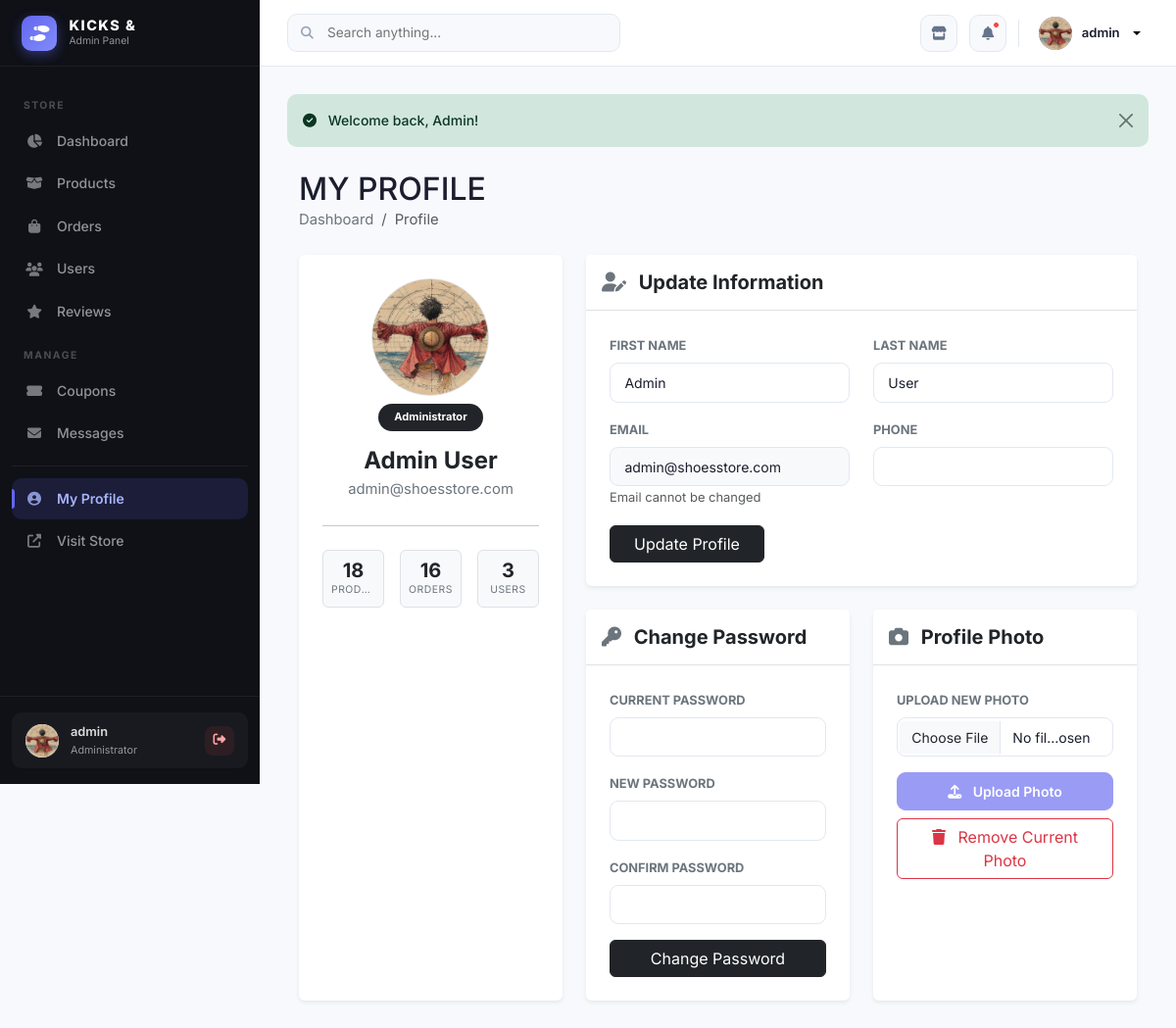
Screenshot of /admin/profile.php (signed in) with the database file from the repository.
### tables this page shows
CREATE TABLE `users` (
  `id` int(11) NOT NULL AUTO_INCREMENT,
  `email` varchar(255) NOT NULL,
  `password` varchar(255) NOT NULL,
  `first_name` varchar(100) DEFAULT NULL,
  `last_name` varchar(100) DEFAULT NULL,
  `phone` varchar(20) DEFAULT NULL,
  `address` text DEFAULT NULL,
  `profile_photo` varchar(255) DEFAULT NULL,
  `role` enum('customer','admin') DEFAULT 'customer',
  `is_active` tinyint(1) DEFAULT 0,
  `activation_token` varchar(100) DEFAULT NULL,
  `reset_token` varchar(100) DEFAULT NULL,
  `reset_token_expiry` datetime DEFAULT NULL,
  `created_at` timestamp NOT NULL DEFAULT current_timestamp(),
  `updated_at` timestamp NOT NULL DEFAULT current_timestamp() ON UPDATE current_timestamp(),
  PRIMARY KEY (`id`),
  UNIQUE KEY `email` (`email`),
  KEY `idx_email` (`email`),
  KEY `idx_role` (`role`),
  KEY `idx_activation` (`activation_token`),
  KEY `idx_reset` (`reset_token`)
);

### includes/db.php (called while the page is built, shortened)
<?php
class Database {
    private $pdo;
    private $stmt;
    public function __construct() {
        try {
            $dsn = "mysql:host=" . DB_HOST . ";dbname=" . DB_NAME . ";charset=utf8mb4";
            $options = [
                PDO::ATTR_ERRMODE => PDO::ERRMODE_EXCEPTION,
                PDO::ATTR_DEFAULT_FETCH_MODE => PDO::FETCH_ASSOC,
                PDO::ATTR_EMULATE_PREPARES => false,
            ];
            $this->pdo = new PDO($dsn, DB_USER, DB_PASS, $options);
        } catch (PDOException $e) {
            if (ENVIRONMENT === 'development') {
                die("Database connection failed: " . $e->getMessage());
            } else {
                die("Database connection failed. Please try again later.");
            }
        }
    }
    public function query($sql, $params = []) {
        try {
            $this->stmt = $this->pdo->prepare($sql);
            $this->stmt->execute($params);
            return $this->stmt;
        } catch (PDOException $e) {
            if (ENVIRONMENT === 'development') {
                throw new Exception("Query failed: " . $e->getMessage());
            } else {
                throw new Exception("Database operation failed.");
            }
        }
    }
    public function fetchOne($sql, $params = []) {
        $this->query($sql, $params);
        return $this->stmt->fetch();
    }
}

### includes/functions.php (called while the page is built, shortened)
<?php
function e($string) {
    return htmlspecialchars($string ?? '', ENT_QUOTES, 'UTF-8');
}

### admin/profile.php (the view, shortened to what this page needs)
<?php
require_once '../includes/auth.php';
require_once '../includes/db.php';
require_once '../includes/functions.php';
$db = new Database();
$admin = $db->fetchOne("SELECT * FROM users WHERE id = ?", [$_SESSION['user_id']]);
$total_products = $db->fetchOne("SELECT COUNT(*) as count FROM products WHERE is_active = 1")['count'] ?? 0;
$total_orders = $db->fetchOne("SELECT COUNT(*) as count FROM orders")['count'] ?? 0;
$total_users = $db->fetchOne("SELECT COUNT(*) as count FROM users WHERE role = 'customer'")['count'] ?? 0;
require_once 'includes/admin-header.php';
require_once 'includes/admin-sidebar.php';
?>
<div class="container-fluid my-4">
    <div class="row align-items-center mb-4">
        <div class="col">
            <h2 class="fw-black text-uppercase ls-1 mb-0">My Profile</h2>
            <nav aria-label="breadcrumb">
                <ol class="breadcrumb mb-0 small text-secondary">
                    <li class="breadcrumb-item"><a href="<?= BASE_URL ?>admin/" class="text-decoration-none text-secondary">Dashboard</a></li>
                    <li class="breadcrumb-item active">Profile</li>
                </ol>
            </nav>
        </div>
    </div>
    <div class="row">
        <div class="col-lg-4 mb-4">
            <div class="card border-0 shadow-sm h-100">
                <div class="card-body text-center p-4">
                    <div class="position-relative d-inline-block mb-3">
                        <?php if (!empty($admin['profile_photo'])): ?>
                            <img src="<?= BASE_URL ?>uploads/profiles/<?= $admin['profile_photo'] ?>"
                                 alt="Admin Photo"
                                 class="rounded-circle border"
                                 style="width: 120px; height: 120px; object-fit: cover;">
                        <?php endif; ?>
                        <div class="mt-2">
                             <span class="badge bg-dark rounded-pill px-3 py-2">Administrator</span>
                        </div>
                    </div>
                    <h4 class="fw-bold mb-1 text-truncate" title="<?= e($admin['first_name'] ?? 'Admin') ?> <?= e($admin['last_name'] ?? '') ?>">
                        <?= e($admin['first_name'] ?? 'Admin') ?> <?= e($admin['last_name'] ?? '') ?>
                    </h4>
                    <p class="text-secondary text-truncate" title="<?= e($admin['email']) ?>"><?= e($admin['email']) ?></p>
                    <hr class="my-4 opacity-10">
                    <div class="row text-center g-2 g-md-3">
                        <div class="col-4">
                            <div class="p-1 p-sm-2 border rounded bg-light h-100 d-flex flex-column justify-content-center">
                                <h5 class="mb-0 fw-bold"><?= $total_products ?></h5>
                                <small class="text-secondary text-uppercase d-block text-truncate" style="font-size: 0.65rem; letter-spacing: 0.5px;" title="Products">Products</small>
                            </div>
                        </div>
                        <div class="col-4">
                            <div class="p-1 p-sm-2 border rounded bg-light h-100 d-flex flex-column justify-content-center">
                                <h5 class="mb-0 fw-bold"><?= $total_orders ?></h5>
                                <small class="text-secondary text-uppercase d-block text-truncate" style="font-size: 0.65rem; letter-spacing: 0.5px;" title="Orders">Orders</small>
                            </div>
                        </div>
                        <div class="col-4">
                            <div class="p-1 p-sm-2 border rounded bg-light h-100 d-flex flex-column justify-content-center">
                                <h5 class="mb-0 fw-bold"><?= $total_users ?></h5>
                                <small class="text-secondary text-uppercase d-block text-truncate" style="font-size: 0.65rem; letter-spacing: 0.5px;" title="Users">Users</small>
                            </div>
                        </div>
                    </div>
                </div>
            </div>
        </div>
        <div class="col-lg-8">
            <div class="card border-0 shadow-sm mb-4">
                <div class="card-header bg-white border-bottom py-3">
                    <h5 class="mb-0 fw-bold"><i class="fas fa-user-edit me-2 text-secondary"></i> Update Information</h5>
                </div>
                <div class="card-body p-4">
                    <form method="POST">
                        <div class="row">
                            <div class="col-md-6 mb-3">
                                <label class="form-label text-secondary small text-uppercase fw-bold">First Name</label>
                                <input type="text" class="form-control" name="first_name"
                                       value="<?= e($admin['first_name'] ?? '') ?>" required>
                            </div>
                            <div class="col-md-6 mb-3">
                                <label class="form-label text-secondary small text-uppercase fw-bold">Last Name</label>
                                <input type="text" class="form-control" name="last_name"
                                       value="<?= e($admin['last_name'] ?? '') ?>">
                            </div>
                        </div>
                        <div class="row">
                            <div class="col-md-6 mb-3">
                                <label class="form-label text-secondary small text-uppercase fw-bold">Email</label>
                                <input type="email" class="form-control bg-light"
                                       value="<?= e($admin['email']) ?>" disabled>
                                <small class="text-muted">Email cannot be changed</small>
                            </div>
                            <div class="col-md-6 mb-3">
                                <label class="form-label text-secondary small text-uppercase fw-bold">Phone</label>
                                <input type="tel" class="form-control" name="phone"
                                       value="<?= e($admin['phone'] ?? '') ?>"
                                       pattern="[0-9]{10}">
                            </div>
                        </div>
                        <button type="submit" class="btn btn-dark px-4">
                            Update Profile
                        </button>
                    </form>
                </div>
            </div>
            <div class="row">
                <div class="col-md-6 mb-4">
                    <div class="card border-0 shadow-sm h-100">
                        <div class="card-header bg-white border-bottom py-3">
                            <h5 class="mb-0 fw-bold"><i class="fas fa-key me-2 text-secondary"></i> Change Password</h5>
                        </div>
                        <div class="card-body p-4">
                            <form method="POST">
                                <div class="mb-3">
                                    <label class="form-label text-secondary small text-uppercase fw-bold">Current Password</label>
                                    <input type="password" class="form-control" name="current_password" required>
                                </div>
                                <div class="mb-3">
                                    <label class="form-label text-secondary small text-uppercase fw-bold">New Password</label>
                                    <input type="password" class="form-control" name="new_password"
                                           minlength="8" required>
                                </div>
                                <div class="mb-3">
                                    <label class="form-label text-secondary small text-uppercase fw-bold">Confirm Password</label>
                                    <input type="password" class="form-control" name="confirm_password"
                                           minlength="8" required>
                                </div>
                                <button type="submit" class="btn btn-dark w-100">
                                    Change Password
                                </button>
                            </form>
                        </div>
                    </div>
                </div>
                <div class="col-md-6 mb-4">
                    <div class="card border-0 shadow-sm h-100">
                         <div class="card-header bg-white border-bottom py-3">
                            <h5 class="mb-0 fw-bold"><i class="fas fa-camera me-2 text-secondary"></i> Profile Photo</h5>
                        </div>
                        <div class="card-body p-4 text-center">
                            <form id="profilePhotoForm" enctype="multipart/form-data">
                                <div class="mb-3 text-start">
                                    <label class="form-label text-secondary small text-uppercase fw-bold">Upload New Photo</label>
                                    <input type="file" class="form-control" id="profilePhotoInput"
                                           accept="image/*" name="profile_photo">
                                </div>
                                <div class="d-grid gap-2">
                                    <button type="button" id="uploadPhotoBtn" class="btn btn-primary" disabled>
                                        <i class="fas fa-upload me-2"></i> Upload Photo
                                    </button>
                                    <?php if (!empty($admin['profile_photo'])): ?>
                                        <button type="button" id="removePhotoBtn" class="btn btn-outline-danger">
                                            <i class="fas fa-trash me-2"></i> Remove Current Photo
                                        </button>
                                    <?php endif; ?>
                                </div>
                            </form>
                        </div>
                    </div>
                </div>
            </div>
        </div>
    </div>
</div>
<?php require_once 'includes/admin-footer.php'; ?>

### admin/includes/admin-header.php (style rules this page uses)
:root { --sidebar-width: 265px; --header-height: 68px; --sidebar-bg: #0f1117; --sidebar-border: rgba(255,255,255,0.06); --sidebar-text: rgba(255,255,255,0.55); --sidebar-text-hover: rgba(255,255,255,0.9); --sidebar-active-bg: rgba(99,102,241,0.15); --sidebar-active-text: #a5b4fc; --sidebar-active-bar: #6366f1; --content-bg: #f8f9fc; --card-bg: #ffffff; --card-border: #e8ecf0; --card-radius: 14px; --card-shadow: 0 2px 12px rgba(0,0,0,0.06); --accent: #6366f1; --accent-light: #e0e7ff; --text-primary: #1a1e2e; --text-secondary: #64748b; --text-muted: #94a3b8; --border: #e2e8f0; --success: #10b981; --warning: #f59e0b; --danger: #ef4444; --info: #3b82f6; }
*, *::before, *::after { box-sizing: border-box; }
body { font-family: 'Inter', -apple-system, BlinkMacSystemFont, sans-serif; background: var(--content-bg); color: var(--text-primary); font-size: 0.925rem; line-height: 1.6; -webkit-font-smoothing: antialiased; }
.form-control, .form-select { border: 1.5px solid var(--border); border-radius: 9px; padding: 0.55rem 0.9rem; font-size: 0.875rem; color: var(--text-primary); background: white; transition: all 0.18s; }
.form-label { font-size: 0.8rem; font-weight: 600; color: var(--text-secondary); margin-bottom: 0.4rem; }
.btn-primary { background: var(--accent) !important; border-color: var(--accent) !important; border-radius: 9px; font-weight: 600; font-size: 0.875rem; padding: 0.5rem 1.25rem; }

### rows the page displays
users: profile_photo (picture), first_name "Admin", last_name "User", email "admin@shoesstore.com"

### other values shown
explode('@', $_SESSION['user_email'] ?? 'admin')[0] "admin"
getFlash('message') "Welcome back, Admin!"
$total_products "18"
$total_orders "16"
$total_users "3"
